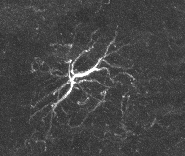
#> input picture test.tif, 185 x 156 px
$ jupyter execute Feature_Extraction_Using_Scikit_Library.ipynb
#> lines starting #> are read from the running program, lines starting #| are printed output that depends on the picture; after the words box and inside, x2 and y2 are one past the last pixel; in counts of white or black regions, pixels touching at a corner belong together
[cell 1]
import pandas as pd
import numpy as np
import matplotlib.pyplot as plt
from skimage import io, filters, measure
from skimage.color import label2rgb
from skimage.measure import regionprops, label, perimeter
from scipy.spatial.distance import euclidean
import cv2
import math

def feret_diameter(region):
    coords = region.coords
    max_dist = 0
    for i in range(len(coords)):
        for j in range(i + 1, len(coords)):
            dist = euclidean(coords[i], coords[j])
            max_dist = max(max_dist, dist)
    return max_dist

def fractal_dimension(Z):
    def boxcount(Z, k):
        S = np.add.reduceat(
            np.add.reduceat(Z, np.arange(0, Z.shape[0], k), axis=0),
                               np.arange(0, Z.shape[1], k), axis=1)
        return len(np.where(S > 0)[0])
    Z = Z < 255
    p = min(Z.shape)
    n = 2**np.floor(np.log2(p)).astype(int)
    sizes = 2 ** np.arange(int(np.log2(n)), 1, -1)
    counts = [boxcount(Z, size) for size in sizes]
    coeffs = np.polyfit(np.log(sizes), np.log(counts), 1)
    return -coeffs[0]

def lacunarity(image):
    image = image.astype(np.float32)
    mean = image.mean()
    if mean == 0:
        return 0
    return image.var() / (mean ** 2)

def extract_features_and_display(image_path):
    img = io.imread(image_path, as_gray=True)
    img = cv2.resize(img, (128, 128))  # Optional resizing
    thresh = filters.threshold_otsu(img)
    binary = img > thresh
    label_img = label(binary)
    props = regionprops(label_img)

    fig, ax = plt.subplots()
    ax.imshow(binary, cmap='gray')
    ax.set_title("Segmented Object")

    for region in props:
        if region.area < 50:
            continue  # skip small noise regions

        # Draw contour
        minr, minc, maxr, maxc = region.bbox
        rect = plt.Rectangle((minc, minr), maxc - minc, maxr - minr,
                             edgecolor='red', facecolor='none', linewidth=2)
        ax.add_patch(rect)

        area = region.area
        filled_area = region.filled_area
        eq_diameter = region.equivalent_diameter
        max_feret = feret_diameter(region)
        ecc = region.eccentricity
        peri = perimeter(region.image)
        peri_surface_ratio = peri / filled_area if filled_area else 0
        sphericity = (4 * math.pi * area) / (peri ** 2) if peri else 0
        spherical_disprop = peri ** 2 / (4 * math.pi * area) if area else 0
        solidity = region.solidity
        major = region.major_axis_length
        minor = region.minor_axis_length
        elongation = major / minor if minor else 0
        fractal = fractal_dimension(binary)
        lacun = lacunarity(binary)

        # Show features
        print("\n--- Extracted Features ---")
        print(f"Area: {area}")
        print(f"Filled Area: {filled_area}")
        print(f"Equivalent Diameter: {eq_diameter:.2f}")
        print(f"Max Feret Diameter: {max_feret:.2f}")
        print(f"Eccentricity: {ecc:.2f}")
        print(f"Perimeter: {peri:.2f}")
        print(f"Perimeter-to-Surface Ratio: {peri_surface_ratio:.4f}")
        print(f"Sphericity: {sphericity:.4f}")
        print(f"Spherical Disproportion: {spherical_disprop:.4f}")
        print(f"Solidity: {solidity:.4f}")
        print(f"Major Axis Length: {major:.2f}")
        print(f"Minor Axis Length: {minor:.2f}")
        print(f"Elongation: {elongation:.2f}")
        print(f"Fractal Dimension: {fractal:.4f}")
        print(f"Lacunarity: {lacun:.4f}")

    plt.axis("off")
    plt.show()

def extract_features(image_path):
#> called with image_path = 'test.tif'
    img = io.imread(image_path, as_gray=True)
#> img is the input picture: shape (156, 185) float64; min 0.165, max 1, mean 0.27
    img = cv2.resize(img, (128, 128))  # Optional resizing
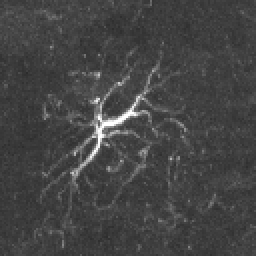
#> img: shape (128, 128) float64 (shown 2 times larger); min 0.175, max 1, mean 0.27
    thresh = filters.threshold_otsu(img)
#> thresh = 0.447
    binary = img > thresh
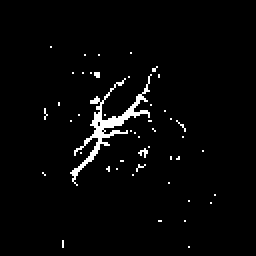
#> binary: shape (128, 128) bool (shown 2 times larger); 2.7% white in thin lines or dots, all inside (x1, y1, x2, y2) = (21, 23, 108, 124)
    label_img = label(binary)
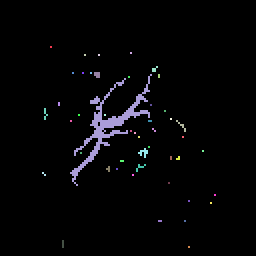
#> label_img: shape (128, 128) int32 (shown 2 times larger); 48 distinct labels, from 0 to 47; one colour per label, 0 black
    props = regionprops(label_img)
#> props = 47 regions; largest, box (x1, y1, x2, y2) and area: (35, 37, 76, 93) 345, (69, 74, 74, 79) 12, (47, 36, 50, 39) 8, (88, 60, 93, 66) 7, (68, 82, 73, 86) 7

    fig, ax = plt.subplots()
    ax.imshow(binary, cmap='gray')
    ax.set_title("Segmented Object")

    for region in props:
        if region.area < 50:
            continue  # skip small noise regions

        # Draw contour
        minr, minc, maxr, maxc = region.bbox
        rect = plt.Rectangle((minc, minr), maxc - minc, maxr - minr,
                             edgecolor='red', facecolor='none', linewidth=2)
        ax.add_patch(rect)

        area = region.area
        filled_area = region.filled_area
        eq_diameter = region.equivalent_diameter
        max_feret = feret_diameter(region)
        ecc = region.eccentricity
        peri = perimeter(region.image)
        peri_surface_ratio = peri / filled_area if filled_area else 0
        sphericity = (4 * math.pi * area) / (peri ** 2) if peri else 0
        spherical_disprop = peri ** 2 / (4 * math.pi * area) if area else 0
        solidity = region.solidity
        major = region.major_axis_length
        minor = region.minor_axis_length
        elongation = major / minor if minor else 0
        fractal = fractal_dimension(binary)
        lacun = lacunarity(binary)
#> this loop made 47 passes
#> (minr, minc, maxr, maxc, area, filled_area, eq_diameter) on pass 10: (37, 35, 93, 76, 345, 347, 20.96)

[cell 2]
# Example usage
features = extract_features("test.tif")

features
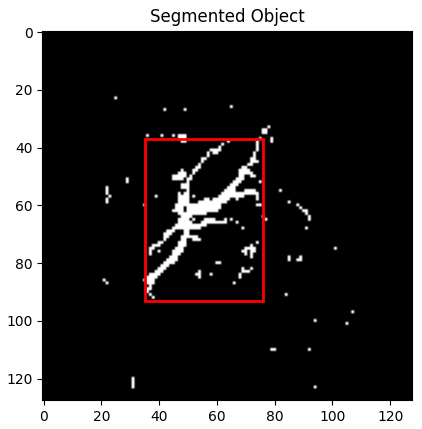
#> figure drawn by matplotlib, 1 panel

[cell 3]
# Example usage
extract_features_and_display("test.tif")
#> in extract_features_and_display, `thresh = filters.threshold_otsu(img)`: thresh = 0.447
#> the loop in extract_features_and_display, `for region in props:` made 47 passes
#> (printed output is left out)
#> in extract_features_and_display, `plt.show()`:
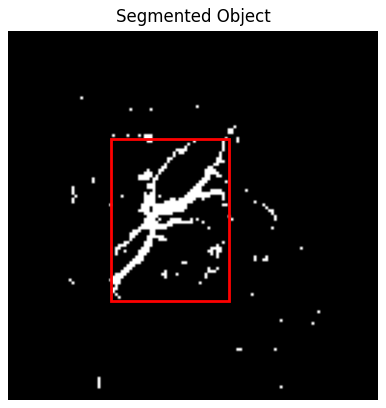
#> figure drawn by matplotlib, 1 panel
